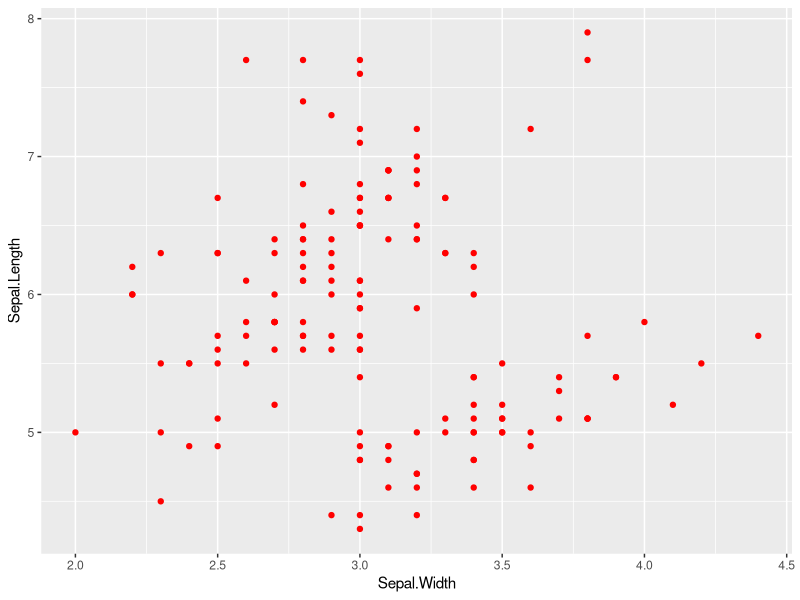
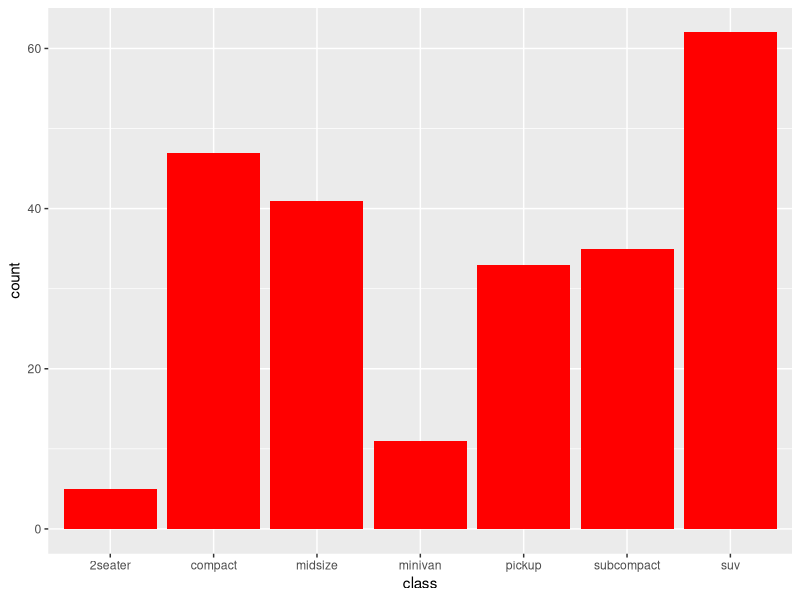
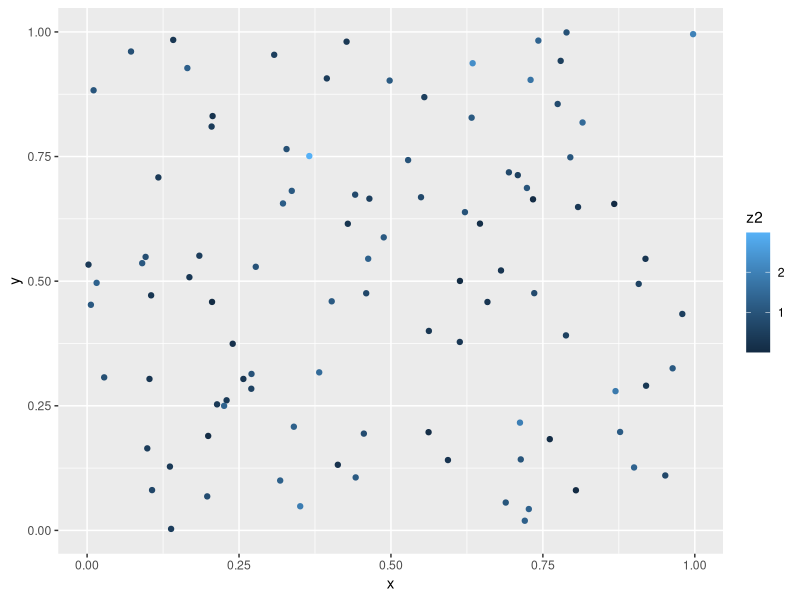
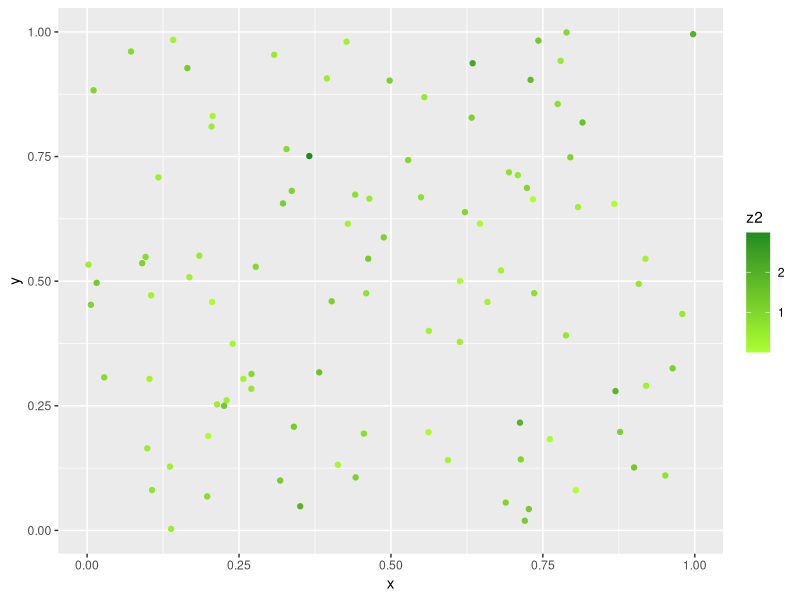
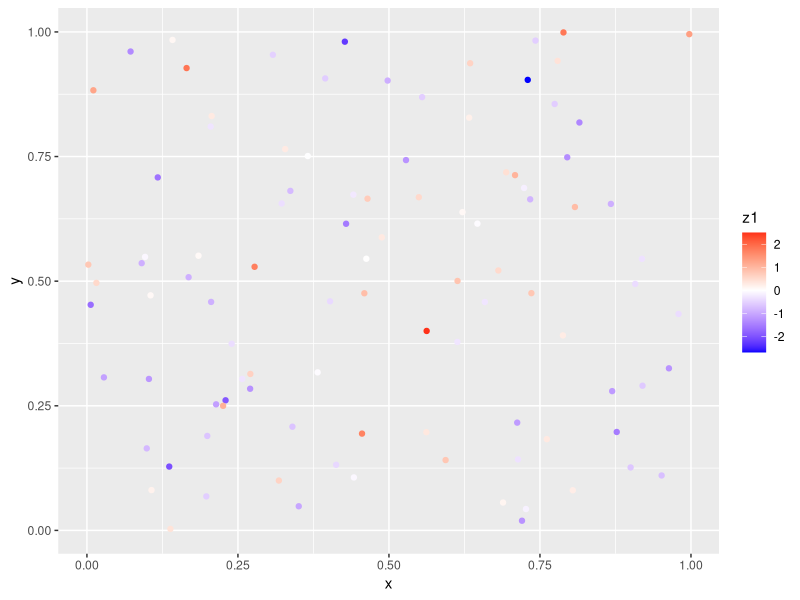
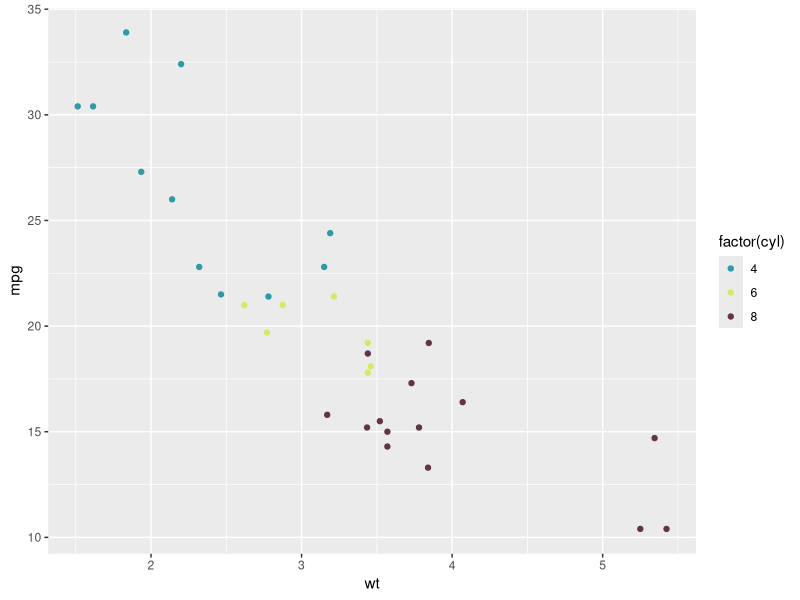

The R script that drew these images, in order:
## ---- chunk 1
knitr::opts_chunk$set(fig.width=8, fig.height=6, fig.align = 'center',
                      error=FALSE, warning=FALSE, message=FALSE, dpi=300)

# Inelegant solution to font dependency issues
options(device = function(file, width, height) {
  png(tempfile(), width = width, height = height)
})

## ---- chunk 2
library(tidyverse)

ggplot(iris) + 
    geom_point(aes(x = Sepal.Width, y = Sepal.Length), color = 'red')
## ---- chunk 3
ggplot(mpg) +
    geom_bar(aes(x = class), fill = 'red')
## ---- chunk 4
df <- data.frame(
  x = runif(100), # 100 uniformly distributed random values
  y = runif(100), # 100 uniformly distributed random values
  z1 = rnorm(100), # 100 normally distributed random values
  z2 = abs(rnorm(100)) # 100 normally distributed random values mapped to positive
)
## ---- chunk 5
# Default colour scale colours from light blue to dark blue
g1 <- ggplot(df, aes(x, y)) +
  geom_point(aes(color = z2))

g1
## ---- chunk 6
g1 + 
  scale_color_gradient(low = 'greenyellow', high = 'forestgreen')
## ---- chunk 7
ggplot(df, aes(x, y)) +
  geom_point(aes(colour = z1)) +
  scale_color_gradient2(low = 'blue', mid = 'white', high = 'red')
## ---- chunk 8
colors <- c("4" = "#2D9AA5", "6" = "#D4E966", "8" = "#603548")

ggplot(mtcars, aes(x = wt, y = mpg)) +
  geom_point(aes(colour = factor(cyl))) +
  scale_color_manual(values = colors)
